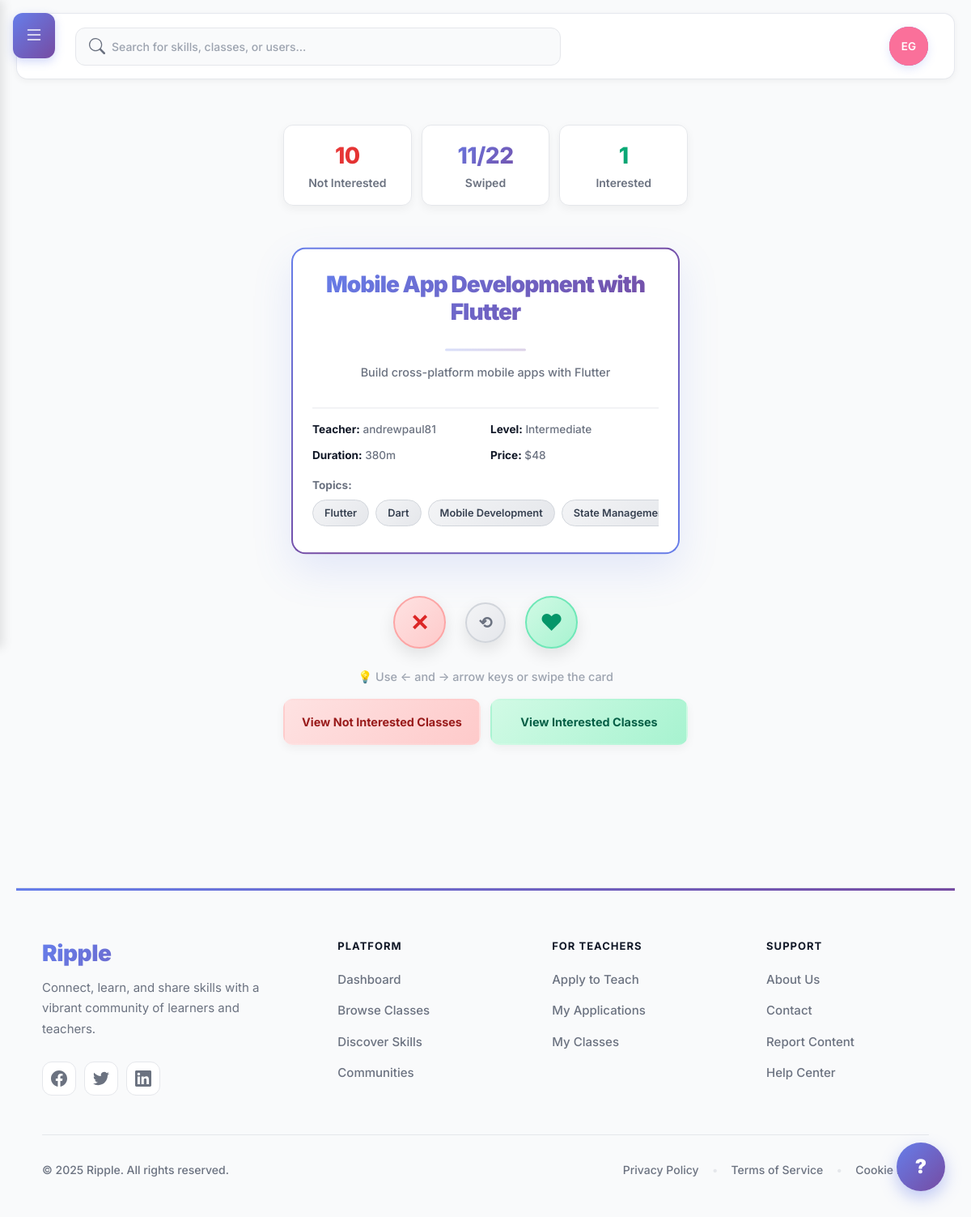
/swipe/ (signed in), run on the app's committed database.
### skills/models.py (models this page shows, shortened)
class TeachingClass(models.Model):
    BEGINNER = 'beginner'
    INTERMEDIATE = 'intermediate'
    ADVANCED = 'advanced'
    DIFFICULTY_CHOICES = [
        (BEGINNER, 'Beginner'),
        (INTERMEDIATE, 'Intermediate'),
        (ADVANCED, 'Advanced'),
    ]
    title = models.CharField(max_length=200)
    slug = models.SlugField(max_length=220, unique=True)
    short_description = models.CharField(max_length=300, blank=True)
    full_description = models.TextField(blank=True)
    difficulty = models.CharField(max_length=20, choices=DIFFICULTY_CHOICES, default=BEGINNER)
    duration_minutes = models.PositiveIntegerField(default=0)
    price_cents = models.PositiveIntegerField(default=0, help_text='Price in cents (e.g., 1999 = $19.99)')
    is_tradeable = models.BooleanField(default=False)
    trade_notes = models.CharField(max_length=200, blank=True)
    intro_video = models.FileField(upload_to='class_intros/', blank=True, null=True)
    thumbnail = models.ImageField(upload_to='class_thumbs/', blank=True, null=True)
    is_published = models.BooleanField(default=True)
    avg_rating = models.DecimalField(max_digits=3, decimal_places=2, default=0)
    reviews_count = models.PositiveIntegerField(default=0)
    created_at = models.DateTimeField(auto_now_add=True)
    updated_at = models.DateTimeField(auto_now=True)
    teacher = models.ForeignKey(settings.AUTH_USER_MODEL, on_delete=models.CASCADE, related_name='teaching_classes')
    class Meta:
        ordering = ['-created_at']

class ClassTopic(models.Model):
    name = models.CharField(max_length=80)
    teaching_class = models.ForeignKey(TeachingClass, on_delete=models.CASCADE, related_name='topics')

### core/views.py (the view)
# urls.py: path('swipe/', views.swipe, name='swipe'),
@login_required
def swipe(request):
    swiped_class_ids = SwipeAction.objects.filter(
        user=request.user
    ).values_list('teaching_class_id', flat=True)
    available_classes = TeachingClass.objects.filter(
        is_published=True
    ).exclude(
        id__in=swiped_class_ids
    ).select_related('teacher').prefetch_related('topics').order_by('?')
    card_class = available_classes.first()
    whitelist_count = SwipeAction.objects.filter(
        user=request.user,
        action=SwipeAction.SWIPE_RIGHT
    ).count()
    blacklist_count = SwipeAction.objects.filter(
        user=request.user,
        action=SwipeAction.SWIPE_LEFT
    ).count()
    context = {
        'card_class': card_class,
        'whitelist_count': whitelist_count,
        'blacklist_count': blacklist_count,
        'total_classes': TeachingClass.objects.filter(is_published=True).count(),
        'swiped_count': len(swiped_class_ids),
        'has_swiped': len(swiped_class_ids) > 0,  # Show stats only if user has swiped
    }
    return render(request, 'core/swipe.html', context)

### skills/templatetags/skills_tags.py (called while the page is built)
@register.simple_tag(takes_context=True)
def pending_trade_offers_count(context):
    request = context.get('request')
    if not request or not request.user.is_authenticated:
        return 0
    return ClassTradeOffer.objects.filter(
        receiver=request.user,
        status=ClassTradeOffer.PENDING
    ).count()

### users/context_processors.py (called while the page is built)
def recaptcha_site_key(request):
    return {
        'RECAPTCHA_SITE_KEY': getattr(settings, 'RECAPTCHA_SITE_KEY', '')
    }

def unread_messages_count(request):
    unread_count = 0
    if request.user.is_authenticated:
        from chat.models import MessageStatus
        unread_count = MessageStatus.objects.filter(
            user=request.user,
            is_read=False
        ).exclude(
            message__sender=request.user
        ).count()
    return {
        'unread_messages_count': unread_count
    }

### users/templatetags/user_tags.py (called while the page is built)
def get_avatar_color(user):
    hash_value = int(hashlib.md5(user.username.encode()).hexdigest(), 16)
    color_index = hash_value % len(AVATAR_COLORS)
    return AVATAR_COLORS[color_index]

@register.inclusion_tag('users/user_avatar.html', takes_context=False)
def user_avatar(user, size='medium', css_class=''):
    has_avatar = user.profile.avatar if hasattr(user, 'profile') else False
    first_name = user.first_name or ''
    last_name = user.last_name or ''
    if first_name and last_name:
        initials = f"{first_name[0]}{last_name[0]}".upper()
    elif first_name:
        initials = first_name[0].upper()
    elif last_name:
        initials = last_name[0].upper()
    else:
        initials = user.username[0].upper() if user.username else '?'
    avatar_color = get_avatar_color(user)
    return {
        'user': user,
        'has_avatar': has_avatar,
        'avatar_url': user.profile.avatar.url if has_avatar else None,
        'initials': initials,
        'avatar_color': avatar_color,
        'size': size,
        'css_class': css_class,
    }

### core/templates/core/swipe.html (shortened to what this page needs)
{% extends 'base.html' %}
{% block content %}
<div class="swipe-container">
    <div
  id="swipe-stats"
  class="swipe-stats{% if not has_swiped %} hidden{% endif %}"
  role="region"
  aria-label="Swipe statistics"
  data-aos="fade-down"
  data-aos-duration="500"
>
  <a href="{% url 'core:blacklist' %}" class="stat-card blacklist" aria-label="Not Interested">
    <span class="stat-number" id="blacklist-count" aria-live="polite">{{ blacklist_count|default:0 }}</span>
    <span class="stat-label">Not Interested</span>
  </a>
  <div class="stat-card" aria-hidden="false">
    <span class="stat-number" aria-live="polite">
      <span id="swiped-count">{{ swiped_count|default:0 }}</span>/<span id="total-classes">{{ total_classes|default:0 }}</span>
    </span>
    <span class="stat-label">Swiped</span>
  </div>
  <a href="{% url 'core:whitelist' %}" class="stat-card whitelist" aria-label="Interested">
    <span class="stat-number" id="whitelist-count" aria-live="polite">{{ whitelist_count|default:0 }}</span>
    <span class="stat-label">Interested</span>
  </a>
</div>
    <div class="card-container" data-aos="zoom-in" data-aos-delay="200" data-aos-duration="500">
        {% if card_class %}
        <div class="skill-card" id="class-card" data-class-id="{{ card_class.id }}">
            <h2>{{ card_class.title }}</h2>
            <hr class="card-divider"/>
            <p style="margin-bottom: 1rem;">{{ card_class.short_description|default:card_class.full_description|default:"Discover this class and learn something new!" }}</p>
            <div class="class-details">
                <div class="details-grid">
                    <p class="detail-item">
                        <strong>Teacher:</strong> {{ card_class.teacher.username }}
                    </p>
                    <p class="detail-item">
                        <strong>Level:</strong> {{ card_class.get_difficulty_display }}
                    </p>
                    <p class="detail-item">
                        <strong>Duration:</strong> {{ card_class.duration_minutes }}m
                    </p>
                    {% if card_class.price_cents > 0 %}
                    <p class="detail-item">
                        <strong>Price:</strong> ${% widthratio card_class.price_cents 100 1 %}
                    </p>
                    {% else %}
                    <p class="price-free">
                        <strong>Price:</strong> Free
                    </p>
                    {% endif %}
                </div>
                {% if card_class.topics.all %}
                <div class="topics-container">
                    <p class="topics-label">Topics:</p>
                    <div class="topics-list">
                        {% for topic in card_class.topics.all|slice:":5" %}
                        <span class="topic-tag">
                            {{ topic.name }}
                        </span>
                        {% endfor %}
                    </div>
                </div>
                {% endif %}
            </div>
        </div>
        {% else %}
        <div class="no-more-skills" data-aos="zoom-in" data-aos-duration="500">
            <h3>🎉 You've seen all classes!</h3>
            <p>Check out your whitelist and blacklist below.</p>
        </div>
        {% endif %}
    </div>
    {% if card_class %}
    <div class="swipe-buttons" data-aos="fade-up" data-aos-delay="300" data-aos-duration="500">
        <button class="swipe-btn dislike" onclick="swipe('left')" aria-label="Not interested">
            ✕
        </button>
        <button class="swipe-btn undo" onclick="location.reload()" title="Refresh" aria-label="Refresh">
            ⟲
        </button>
        <button class="swipe-btn like" onclick="swipe('right')" aria-label="Interested">
            ❤
        </button>
    </div>
    <div class="keyboard-hint" data-aos="fade-up" data-aos-delay="400" data-aos-duration="500">
        💡 Use ← and → arrow keys or swipe the card
    </div>
    {% endif %}
    <div class="view-lists" data-aos="fade-up" data-aos-delay="500" data-aos-duration="500">
        <a href="{% url 'core:blacklist' %}" class="blacklist-link">
            View Not Interested Classes
        </a>
        <a href="{% url 'core:whitelist' %}" class="whitelist-link">
            View Interested Classes
        </a>
    </div>
</div>
<button class="help-button" onclick="toggleHelp()" aria-label="Help">
    ?
</button>
{% endblock %}

### static/css/main.css (style rules this page uses)
:root { --bg:#f6f7f9;--card:#f0f1f3;--sidebar:#233455;--sidebarText:#e6ecf5;--text:#121417;--muted:#8b93a1;--brand:#4a67ff }
* { box-sizing:border-box }
html,body { margin:0;padding:0;font-family:Inter,system-ui,-apple-system,Segoe UI,Roboto,Arial,sans-serif;color:var(--text);background:var(--bg) }

### templates/base.html (style rules this page uses)
:root { --sidebar-width: 280px; --collision-breakpoint: 1200px; --brand: #667eea; --brand-hover: #5a77ff; --brand-gradient: linear-gradient(135deg, #667eea 0%, #764ba2 100%); --text: #111827; --text-light: #6b7280; --card: #ffffff; --background: #f9fafb; --border: #e5e7eb; --sidebar-bg: #1f2937; --sidebar-hover: #374151; }
* { font-family: 'Inter', -apple-system, BlinkMacSystemFont, sans-serif; -webkit-font-smoothing: antialiased; -moz-osx-font-smoothing: grayscale; }
body { background: var(--background); }

### data on the page
TeachingClass: title "Mobile App Development with Flutter", short_description "Build cross-platform mobile apps with Flutter", teacher.username "andrewpaul81", difficulty "Intermediate", duration_minutes "380", price_cents "48"
ClassTopic: name "Flutter"
ClassTopic: name "Dart"
ClassTopic: name "Mobile Development"
ClassTopic: name "State…"

### other printed values
{{ initials }} "EG"
{{ blacklist_count|default:0 }} "10"
{{ swiped_count|default:0 }} "11"
{{ total_classes|default:0 }} "22"
{{ whitelist_count|default:0 }} "1"
